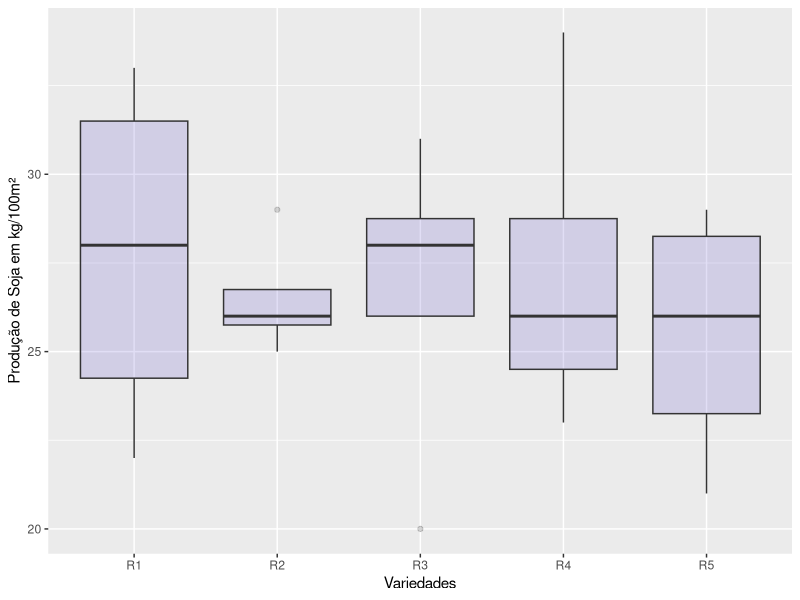

Recreate this plot in R.
# Importação das Bibliotecas
library(ggplot2)

# Criando o dataset_1
dataset_1 <- data.frame("Variedades" = c("A", "B", "C", "D"),
                        "R1" = c(25, 31, 22, 33),
                        "R2" = c(26, 25, 26, 29),
                        "R3" = c(20, 28, 28, 31),
                        "R4" = c(23, 27, 25, 34),
                        "R5" = c(21, 24, 29, 28))

dataset_2 <- as.data.frame(t(as.matrix(dataset_1[1:4, 2:6])))
colnames(dataset_2) <- c("A", "B", "C", "D")

# Preparando os dados para gerar o boxplot
r1_label <- replicate(4, "R1")
r2_label <- replicate(4, "R2")
r3_label <- replicate(4, "R3")
r4_label <- replicate(4, "R4")
r5_label <- replicate(4, "R5")
r1_data <- t(as.matrix(dataset_2[1,1:4]))
r2_data <- t(as.matrix(dataset_2[2,1:4]))
r3_data <- t(as.matrix(dataset_2[3,1:4]))
r4_data <- t(as.matrix(dataset_2[4,1:4]))
r5_data <- t(as.matrix(dataset_2[5,1:4]))
varied <- c(r1_data, r2_data, r3_data, r4_data, r5_data)

dataset_box_2 <- data.frame("Variedades" = c(r1_label, r2_label, r3_label, r4_label, r5_label), "Dados" = c(varied))

# Gerando o boxplot
ggplot(dataset_box_2, aes(x=Variedades, y=Dados)) + 
  geom_boxplot(fill="slateblue", alpha=0.2) + 
  xlab("Variedades")+
  ylab("Produção de Soja em kg/100m²")
